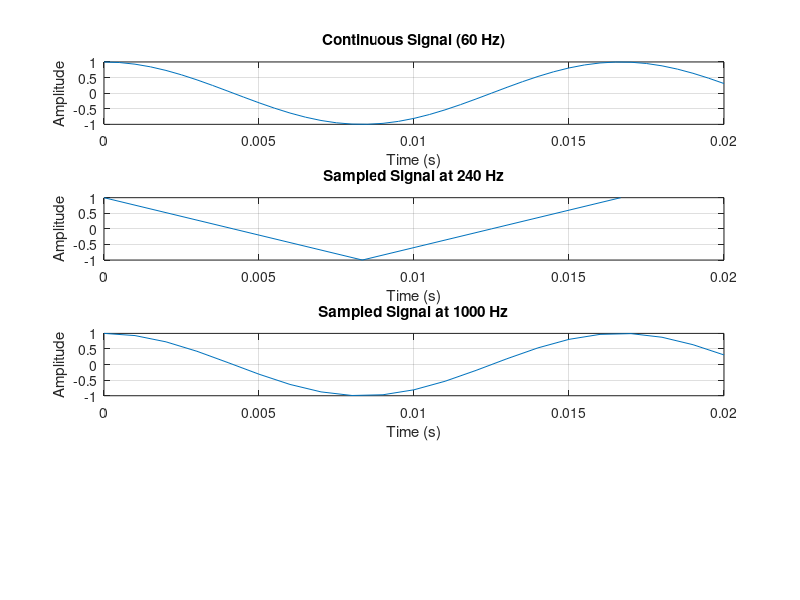

Write MATLAB code to recreate this figure.
t=0:01/2000:.02;
x=cos(2*pi*60*t);
t240=0:1/240:.02;
n240=0:length(t240)-1;
x240=cos(2*pi*60/240*n240);
t1000=0:1/1000:.02;
n1000=0:length(t1000)-1;
x1000=cos(2*pi*60/1000*n1000);
figure;

% Subplot 1: Continuous signal
subplot(4,1,1);
plot(t, x);
title('Continuous Signal (60 Hz)');
xlabel('Time (s)');
ylabel('Amplitude');
grid on;

% Subplot 2: 240 Hz sampled signal
subplot(4,1,2);
plot(t240, x240);
title('Sampled Signal at 240 Hz');
xlabel('Time (s)');
ylabel('Amplitude');
text(1, 0.5, 'Sampled Signal', 'FontSize', 12); % Adjust text position as needed
grid on;

% Subplot 3: 1000 Hz sampled signal
subplot(4,1,3);
plot(t1000, x1000);
title('Sampled Signal at 1000 Hz');
xlabel('Time (s)');
ylabel('Amplitude');
grid on;

% Optional: Subplot 4 can be added for additional analysis or comparison
